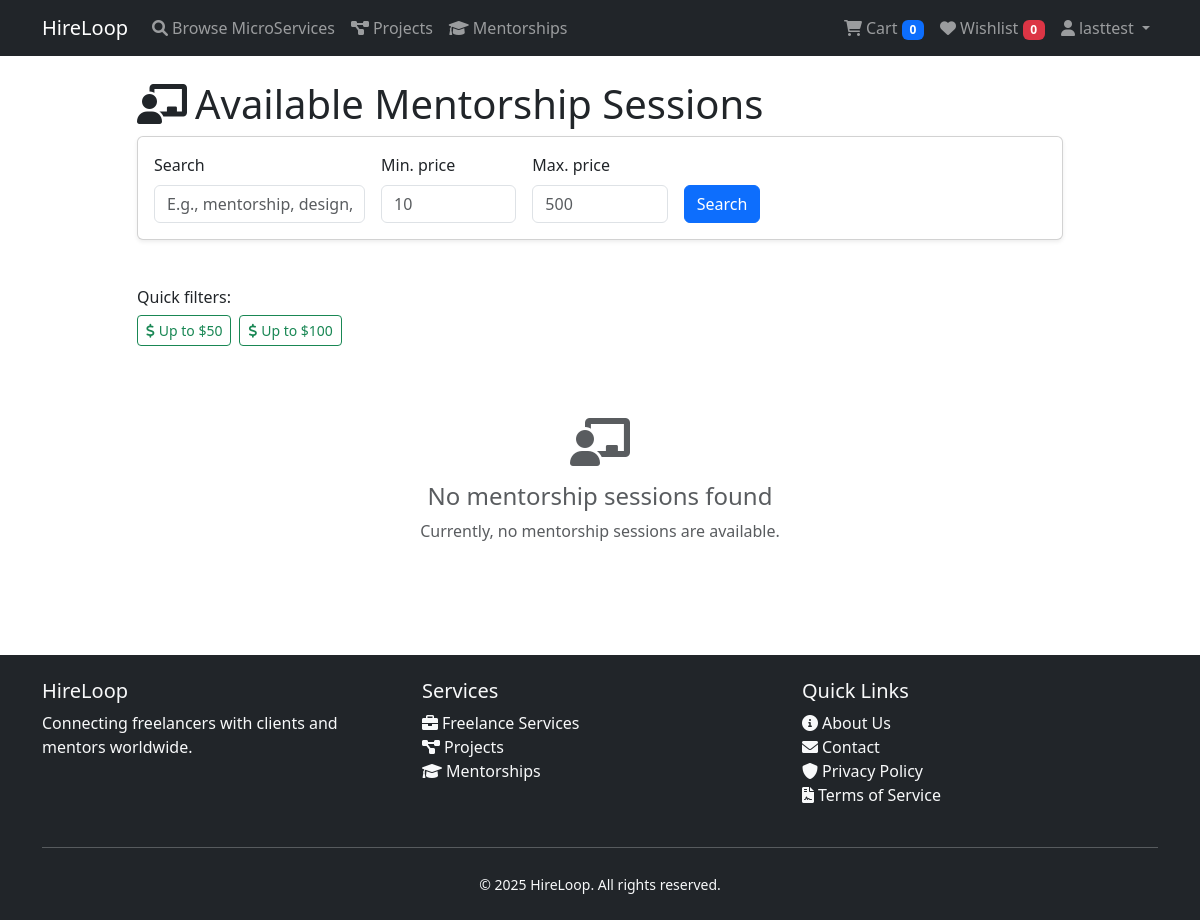
The page /mentorship_sessions/ (signed in) on the database as committed earlier.
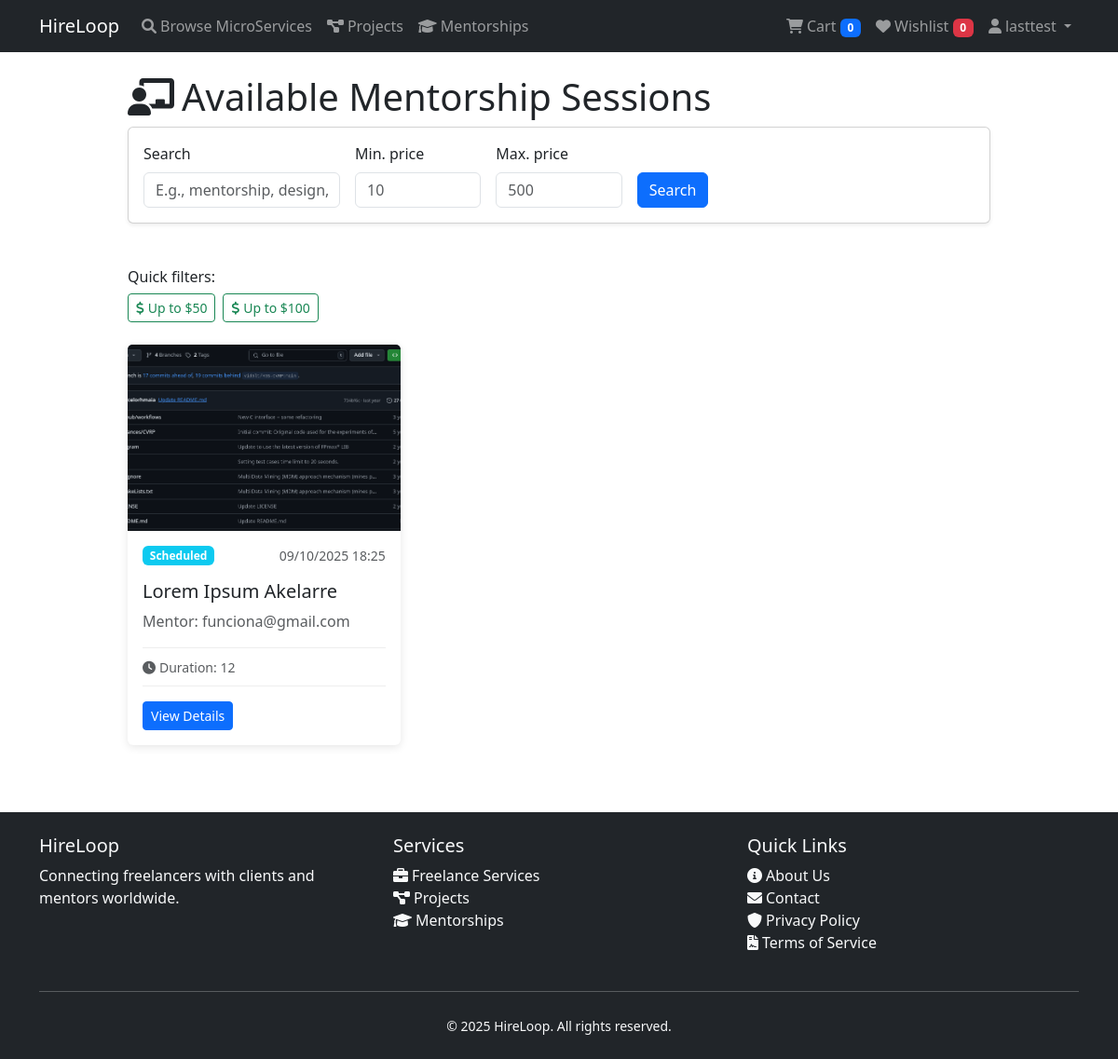
The same page on the database as committed later.
### mentorship_session/models.py (models this page shows, shortened)
class MentorshipSession(models.Model):
    class MentorshipStatus(models.TextChoices):
        SCHEDULED = "scheduled", "Scheduled"
        COMPLETED = "completed", "Completed"
        CANCELED = "canceled", "Canceled"
        NO_SHOW = "no_show", "No Show"
    PRICE_PER_MINUTE = Decimal("2.50")
    id = models.UUIDField(primary_key=True, default=uuid.uuid4, editable=False)
    topic = models.CharField(max_length=255)
    start_time = models.DateTimeField()
    duration_minutes = models.PositiveIntegerField()
    mentor = models.ForeignKey(FreelancerProfile, on_delete=models.CASCADE)
    mentee = models.ForeignKey(ClientProfile, on_delete=models.CASCADE, null=True)
    status = models.CharField(
        max_length=20,
        choices=MentorshipStatus.choices,
        default=MentorshipStatus.SCHEDULED,
    )
    image_path = models.CharField(max_length=500, blank=True, null=True)
    created_at = models.DateTimeField(auto_now_add=True)
    updated_at = models.DateTimeField(auto_now=True)
    def get_image_path(self) -> str:
        image_service = MentorshipImageService()
        return image_service.get_image_url(self.image_path)

### core/models.py (models this page shows, shortened)
class FreelancerProfile(models.Model):
    id = models.UUIDField(primary_key=True, default=uuid.uuid4, editable=False)
    user = models.OneToOneField(
        User, on_delete=models.CASCADE, related_name="freelancer_profile"
    )
    bio = models.TextField(max_length=500, blank=True)
    skills = models.CharField(
        max_length=500,
        blank=True,
        help_text="Enter skills separated by commas",
        verbose_name="Skills",
    )
    created_at = models.DateTimeField(auto_now_add=True)
    updated_at = models.DateTimeField(auto_now=True)
    def get_full_name(self):
        return f"{self.user.email}"

class User(AbstractUser):
    id = models.UUIDField(primary_key=True, default=uuid.uuid4, editable=False)
    email = models.EmailField(unique=True)
    profile_image = models.ImageField(
        upload_to="profiles/",
        blank=True,
        null=True,
        help_text="Upload a profile image",
    )
    USERNAME_FIELD = "username"
    REQUIRED_FIELDS = ["email"]

### mentorship_session/views/views.py (the view)
# urls.py: path("", MentorshipSessionListView.as_view(), name="session_list"),
class MentorshipSessionListView(SearchFilterMixin, ListView):
    model = MentorshipSession
    template_name = "mentorship_session/mentorship_sessions_list.html"
    context_object_name = "sessions"
    search_fields = ["topic", "mentor__user__email", "mentee__user__email"]
    category_field = None
    price_field = "price"
    def get_queryset(self):
        qs = super().get_queryset()
        qs = qs.annotate(
            price=ExpressionWrapper(
                F("duration_minutes") * MentorshipSession.PRICE_PER_MINUTE,
                output_field=DecimalField(max_digits=10, decimal_places=2),
            )
        )
        return qs
    def get_context_data(self, **kwargs):
        context = super().get_context_data(**kwargs)
        context["session_content_type_id"] = ContentType.objects.get_for_model(
            MentorshipSession
        ).id
        return context

### core/context_processors.py (called while the page is built)
def user_profile_type(request):
    user_types = []
    if request.user.is_authenticated:
        if hasattr(request.user, "freelancer_profile"):
            user_types.append("freelancer")
        if hasattr(request.user, "client_profile"):
            user_types.append("client")
    return {"user_type": user_types}

def cart_and_wishlist_counts(request):
    cart_count = 0
    wishlist_count = 0
    if request.user.is_authenticated:
        cart_count = (
            CartItem.objects.filter(user=request.user).aggregate(total=Sum("quantity"))[
                "total"
            ]
            or 0
        )
        wishlist_count = WishlistItem.objects.filter(user=request.user).count()
    return {
        "cart_count": cart_count,
        "wishlist_count": wishlist_count,
    }

### core/mixins/search.py (called while the page is built)
    def get_popular_categories(self):
        return []

### core/storage/local_storage.py (called while the page is built)
    def url(self, path: str) -> str:
        return default_storage.url(path)

    def exists(self, path: str) -> bool:
        return default_storage.exists(path)

### mentorship_session/templates/mentorship_session/mentorship_sessions_list.html (shortened to what this page needs)
{% extends "base.html" %}
{% load static %}
{% block content %}
<div class="container mt-4">
    <div class="row justify-content-center">
        <div class="col-lg-10">
            <h1><i class="fas fa-chalkboard-teacher me-2"></i>Available Mentorship Sessions</h1>
            {% include "core/partials/search.html" %}
            <div class="row">
                {% for session in sessions %}
                <div class="col-lg-4 col-md-6 mb-4">
                    <div class="card h-100 session-card">
                        <img src="{{ session.get_image_path }}" class="card-img-top" alt="{{ session.title }}" style="height:200px; object-fit:cover;">
                        <div class="card-body d-flex flex-column">
                            <div class="d-flex justify-content-between align-items-start mb-3">
                                <span class="badge bg-info">{{ session.get_status_display }}</span>
                                <small class="text-muted">{{ session.start_time|date:"m/d/Y H:i" }}</small>
                            </div>
                            <h5 class="card-title">{{ session.topic }}</h5>
                            <p class="card-text text-muted flex-grow-1">
                                Mentor: {{ session.mentor.get_full_name }}<br>
                            </p>
                            <div class="session-meta mb-3">
                                <small class="text-muted">
                                    <i class="fas fa-clock me-1"></i>Duration: {{ session.duration_minutes }}
                                </small>
                            </div>
                            <div class="d-flex gap-2 mt-auto">
                                <a href="{% url 'mentorship_session:session_detail' session.id %}" class="btn btn-sm btn-primary">View Details</a>
                            </div>
                        </div>
                    </div>
                </div>
                {% empty %}
                <div class="col-12">
                    <div class="text-center py-5">
                        <i class="fas fa-chalkboard-teacher fa-3x text-muted mb-3"></i>
                        <h4 class="text-muted">No mentorship sessions found</h4>
                        <p class="text-muted">Currently, no mentorship sessions are available.</p>
                    </div>
                </div>
                {% endfor %}
            </div>
        </div>
    </div>
</div>
{% endblock %}

Rows that differ between the two databases and show on the page:
added MentorshipSession: get_image_path (picture), status "Scheduled", start_time "09/10/2025 18:25", topic "Lorem Ipsum Akelarre", mentor.get_full_name "funciona@gmail.com", duration_minutes "12"
Other text that changed with them:
text no longer shown: "No mentorship sessions found Currently, no mentorship sessions are available."
